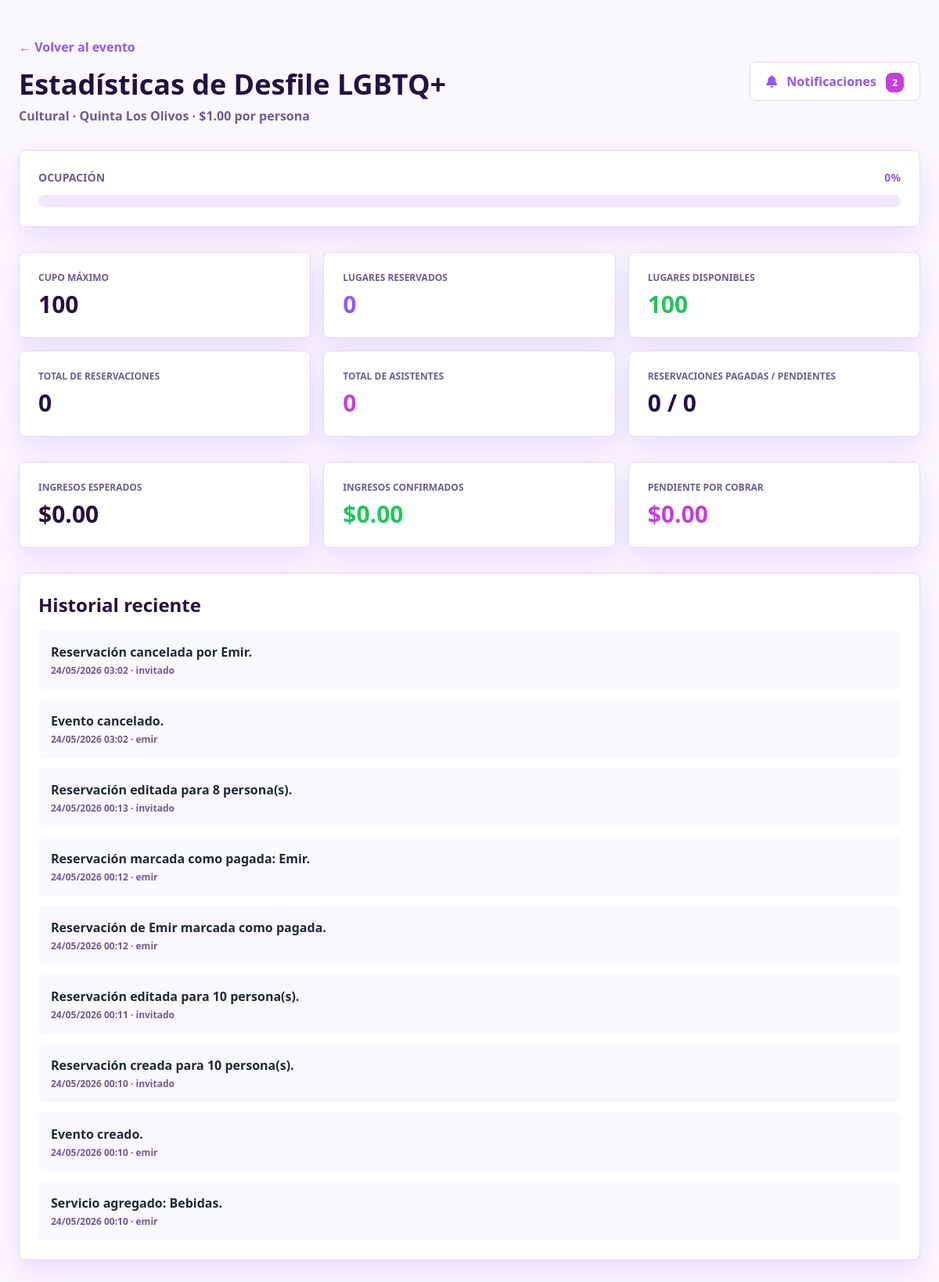
Screenshot of /evento/9/estadisticas/ (signed in) with the database file from the repository.
### web/models.py (models this page shows, shortened)
class Evento(models.Model):
    CATEGORIA_GENERAL = "general"
    CATEGORIA_CONFERENCIA = "conferencia"
    CATEGORIA_TALLER = "taller"
    CATEGORIA_CURSO = "curso"
    CATEGORIA_FIESTA = "fiesta"
    CATEGORIA_DEPORTIVO = "deportivo"
    CATEGORIA_CULTURAL = "cultural"
    CATEGORIA_ACADEMICO = "academico"
    CATEGORIA_EMPRESARIAL = "empresarial"
    CATEGORIA_OTRO = "otro"
    CATEGORIAS = [
        (CATEGORIA_GENERAL, "General"),
        (CATEGORIA_CONFERENCIA, "Conferencia"),
        (CATEGORIA_TALLER, "Taller"),
        (CATEGORIA_CURSO, "Curso"),
        (CATEGORIA_FIESTA, "Fiesta"),
        (CATEGORIA_DEPORTIVO, "Deportivo"),
        (CATEGORIA_CULTURAL, "Cultural"),
        (CATEGORIA_ACADEMICO, "Académico"),
        (CATEGORIA_EMPRESARIAL, "Empresarial"),
        (CATEGORIA_OTRO, "Otro"),
    ]
    organizador = models.ForeignKey(User, on_delete=models.CASCADE)
    nombre_evento = models.CharField(max_length=100)
    lugar = models.CharField(max_length=150)
    fecha_evento = models.DateField()
    cupo_maximo = models.PositiveIntegerField()
    precio_persona = models.DecimalField(max_digits=10, decimal_places=2, default=0)
    categoria = models.CharField(
        max_length=20, choices=CATEGORIAS, default=CATEGORIA_GENERAL
    )
    servicios = models.TextField(blank=True, null=True)
    descripcion = models.TextField(blank=True, null=True)
    codigo_invitacion = models.CharField(
        max_length=20, unique=True, default=generar_codigo_unico
    )
    activo = models.BooleanField(default=True)
    def reservaciones_activas(self):
        return self.reservaciones.exclude(estado=Reservacion.ESTADO_CANCELADA)
    def lugares_reservados(self):
        return (
            self.reservaciones_activas().aggregate(total=models.Sum("numero_personas"))[
                "total"
            ]
            or 0
        )
    def lugares_disponibles(self):
        return max(self.cupo_maximo - self.lugares_reservados(), 0)
    def porcentaje_ocupacion(self):
        if self.cupo_maximo <= 0:
            return 0
        return min(int((self.lugares_reservados() / self.cupo_maximo) * 100), 100)
    def total_reservaciones(self):
        return self.reservaciones_activas().count()
    def total_asistentes(self):
        return (
            self.reservaciones.filter(estado=Reservacion.ESTADO_ASISTIO).aggregate(
                total=models.Sum("numero_personas")
            )["total"]
            or 0
        )
    def total_ingresos_esperados(self):
        return sum(
            (reservacion.total_reservacion() for reservacion in self.reservaciones_activas()),
            Decimal("0.00"),
        )
    def total_ingresos_confirmados(self):
        return sum(
            (
                reservacion.total_reservacion()
                for reservacion in self.reservaciones.filter(
                    estado__in=[
                        Reservacion.ESTADO_PAGADA,
                        Reservacion.ESTADO_ASISTIO,
                    ]
                )
            ),
            Decimal("0.00"),
        )
    def total_pendiente_cobrar(self):
        return max(
            self.total_ingresos_esperados() - self.total_ingresos_confirmados(),
            Decimal("0.00"),
        )
    def reservaciones_pagadas(self):
        return self.reservaciones.filter(
            estado__in=[Reservacion.ESTADO_PAGADA, Reservacion.ESTADO_ASISTIO]
        ).count()
    def reservaciones_pendientes(self):
        return (
            self.reservaciones_activas()
            .exclude(estado__in=[Reservacion.ESTADO_PAGADA, Reservacion.ESTADO_ASISTIO])
            .count()
        )

class ActividadEvento(models.Model):
    evento = models.ForeignKey(
        Evento, on_delete=models.CASCADE, related_name="historial"
    )
    usuario = models.ForeignKey(
        User,
        on_delete=models.SET_NULL,
        null=True,
        blank=True,
        related_name="actividades_eventos",
    )
    mensaje = models.CharField(max_length=255)
    fecha = models.DateTimeField(auto_now_add=True)
    class Meta:
        ordering = ["-fecha"]

### web/views.py (the view)
@login_required(login_url="/login/")
def estadisticas_evento(request, evento_id):
    evento = get_object_or_404(Evento, id=evento_id, organizador=request.user)
    evento = resumen_evento(evento)
    return render(
        request,
        "estadisticas_evento.html",
        {
            "evento": evento,
            "total_reservaciones": evento.total_reservaciones(),
            "total_asistentes": evento.total_asistentes(),
            "total_ingresos_esperados": evento.total_ingresos_esperados(),
            "total_ingresos_confirmados": evento.total_ingresos_confirmados(),
            "total_pendiente_cobrar": evento.total_pendiente_cobrar(),
            "reservaciones_pagadas": evento.reservaciones_pagadas(),
            "reservaciones_pendientes": evento.reservaciones_pendientes(),
            "historial": evento.historial.select_related("usuario")[:20],
            "notificaciones_no_leidas": notificaciones_no_leidas(request.user),
        },
    )

### web/validation.py (called while the page is built)
def form_limits(request):
    return {"FORM_LIMITS": LIMITS}

### web/views.py (called while the page is built)
def notificaciones_no_leidas(usuario):
    if not usuario.is_authenticated:
        return 0
    return usuario.notificaciones.filter(leida=False).count()

def resumen_evento(evento):
    total_reservado = evento.lugares_reservados()
    disponible = evento.lugares_disponibles()
    porcentaje_ocupado = evento.porcentaje_ocupacion()
    evento.total_reservado = total_reservado
    evento.disponible = disponible
    evento.porcentaje_ocupado = porcentaje_ocupado
    evento.total_esperado = evento.total_ingresos_esperados()
    evento.total_pagado = evento.total_ingresos_confirmados()
    evento.total_pendiente = evento.total_pendiente_cobrar()
    evento.reservaciones_pagadas_total = evento.reservaciones_pagadas()
    evento.reservaciones_pendientes_total = evento.reservaciones_pendientes()
    return evento

### templates/estadisticas_evento.html (shortened to what this page needs)
{% extends 'base.html' %}
{% block contenido %}
<div class="min-h-screen bg-gray-50 py-12 px-4">
    <div class="max-w-6xl mx-auto">
        <div class="flex flex-col md:flex-row md:items-center md:justify-between gap-4 mb-8">
            <div>
                <a href="{% url 'detalle_y_reserva' evento.id %}" class="text-indigo-600 font-bold hover:text-pink-500">
                    ← Volver al evento
                </a>
                <h1 class="text-4xl font-black text-gray-900 mt-4">
                    Estadísticas de {{ evento.nombre_evento }}
                </h1>
                <p class="text-gray-500 font-bold mt-2">
                    {{ evento.get_categoria_display }} · {{ evento.lugar }} · ${{ evento.precio_persona }} por persona
                </p>
            </div>
            <a href="{% url 'notificaciones' %}"
                class="relative w-fit bg-white border border-gray-100 text-indigo-600 px-5 py-3 rounded-2xl font-black hover:bg-indigo-600 hover:text-white transition-all">
                <i class="fa fa-bell mr-2"></i>
                Notificaciones
                {% if notificaciones_no_leidas %}
                <span class="ml-2 bg-pink-500 text-white px-2 py-1 rounded-full text-xs">
                    {{ notificaciones_no_leidas }}
                </span>
                {% endif %}
            </a>
        </div>
        <div class="bg-white rounded-[2rem] shadow-sm border border-gray-100 p-6 mb-8">
            <div class="flex justify-between items-center mb-3">
                <p class="text-sm font-black text-gray-500 uppercase">Ocupación</p>
                <p class="text-sm font-black text-indigo-600">{{ evento.porcentaje_ocupado }}%</p>
            </div>
            <div class="h-4 bg-gray-100 rounded-full overflow-hidden">
            </div>
        </div>
        <div class="grid grid-cols-1 md:grid-cols-3 gap-4 mb-8">
            <div class="bg-white rounded-[2rem] border border-gray-100 p-6 shadow-sm">
                <p class="text-xs font-black text-gray-400 uppercase">Cupo máximo</p>
                <p class="text-3xl font-black text-gray-900 mt-2">{{ evento.cupo_maximo }}</p>
            </div>
            <div class="bg-white rounded-[2rem] border border-gray-100 p-6 shadow-sm">
                <p class="text-xs font-black text-gray-400 uppercase">Lugares reservados</p>
                <p class="text-3xl font-black text-indigo-600 mt-2">{{ evento.total_reservado }}</p>
            </div>
            <div class="bg-white rounded-[2rem] border border-gray-100 p-6 shadow-sm">
                <p class="text-xs font-black text-gray-400 uppercase">Lugares disponibles</p>
                <p class="text-3xl font-black text-green-600 mt-2">{{ evento.disponible }}</p>
            </div>
            <div class="bg-white rounded-[2rem] border border-gray-100 p-6 shadow-sm">
                <p class="text-xs font-black text-gray-400 uppercase">Total de reservaciones</p>
                <p class="text-3xl font-black text-gray-900 mt-2">{{ total_reservaciones }}</p>
            </div>
            <div class="bg-white rounded-[2rem] border border-gray-100 p-6 shadow-sm">
                <p class="text-xs font-black text-gray-400 uppercase">Total de asistentes</p>
                <p class="text-3xl font-black text-pink-600 mt-2">{{ total_asistentes }}</p>
            </div>
            <div class="bg-white rounded-[2rem] border border-gray-100 p-6 shadow-sm">
                <p class="text-xs font-black text-gray-400 uppercase">Reservaciones pagadas / pendientes</p>
                <p class="text-3xl font-black text-gray-900 mt-2">
                    {{ reservaciones_pagadas }} / {{ reservaciones_pendientes }}
                </p>
            </div>
        </div>
        <div class="grid grid-cols-1 md:grid-cols-3 gap-4 mb-8">
            <div class="bg-white rounded-[2rem] border border-gray-100 p-6 shadow-sm">
                <p class="text-xs font-black text-gray-400 uppercase">Ingresos esperados</p>
                <p class="text-3xl font-black text-gray-900 mt-2">${{ total_ingresos_esperados }}</p>
            </div>
            <div class="bg-white rounded-[2rem] border border-gray-100 p-6 shadow-sm">
                <p class="text-xs font-black text-gray-400 uppercase">Ingresos confirmados</p>
                <p class="text-3xl font-black text-green-600 mt-2">${{ total_ingresos_confirmados }}</p>
            </div>
            <div class="bg-white rounded-[2rem] border border-gray-100 p-6 shadow-sm">
                <p class="text-xs font-black text-gray-400 uppercase">Pendiente por cobrar</p>
                <p class="text-3xl font-black text-pink-600 mt-2">${{ total_pendiente_cobrar }}</p>
            </div>
        </div>
        <section class="bg-white rounded-[2rem] border border-gray-100 p-6 shadow-sm">
            <h2 class="text-2xl font-black text-gray-900 mb-4">Historial reciente</h2>
            <div class="space-y-3">
                {% for actividad in historial %}
                <div class="bg-gray-50 rounded-2xl p-4">
                    <p class="font-bold text-gray-800">{{ actividad.mensaje }}</p>
                    <p class="text-xs text-gray-400 font-bold mt-1">
                        {{ actividad.fecha|date:"d/m/Y H:i" }}
                        {% if actividad.usuario %} · {{ actividad.usuario.username }}{% endif %}
                    </p>
                </div>
                {% empty %}
                <p class="text-gray-500 font-bold">Aún no hay actividad registrada.</p>
                {% endfor %}
            </div>
        </section>
    </div>
</div>
{% endblock %}

### static/app.css (style rules this page uses)
:root { --color-bg: #fbf7ff; --color-surface: #ffffff; --color-surface-muted: #f1e8ff; --color-border: #e5d7ff; --color-text: #23113f; --color-muted: #6e5d8f; --color-primary: #8b5cf6; --color-primary-dark: #7c3aed; --color-accent: #c53fda; --color-blue: #38bdf8; --color-success: #22c55e; --color-danger: #e11d48; --shadow-soft: 0 14px 34px rgba(139, 92, 246, 0.16); --radius: 8px; }
html { color: var(--color-text); }
body { background: var(--color-bg); }
.rounded-xl, .rounded-2xl, .rounded-3xl, .rounded-\[2rem\], .rounded-\[2\.5rem\], .rounded-full { border-radius: var(--radius) !important; }
.bg-gray-50, .bg-slate-50 { background-color: var(--color-bg) !important; }
.bg-white, .bg-white\/80, .bg-white\/90, .bg-white\/95 { background-color: var(--color-surface) !important; }
.bg-gray-100, .bg-indigo-50, .bg-pink-50, .bg-yellow-50, .bg-green-50, .bg-emerald-50, .bg-blue-50, .bg-purple-50, .bg-red-50 { background-color: var(--color-surface-muted) !important; }
.text-gray-900, .text-gray-950, .text-indigo-950 { color: var(--color-text) !important; }
.text-gray-400, .text-gray-500, .text-gray-600 { color: var(--color-muted) !important; }
.text-indigo-600, .text-indigo-500, .text-indigo-400, .text-blue-600, .text-purple-600 { color: var(--color-primary) !important; }
.text-pink-600, .text-pink-500, .text-red-600 { color: var(--color-accent) !important; }
.text-green-600, .text-emerald-600 { color: var(--color-success) !important; }
.bg-pink-500, .bg-red-600, .hover\:bg-pink-500:hover, .hover\:bg-red-600:hover { background-color: var(--color-accent) !important; }
.border-gray-100, .border-gray-200, .border-indigo-100, .border-pink-100, .border-white\/20, .border-white\/30 { border-color: var(--color-border) !important; }
.shadow-sm, .shadow-xl, .shadow-2xl, .shadow-lg { box-shadow: var(--shadow-soft) !important; }
button, a { overflow-wrap: anywhere; }

### rows the page displays
Evento: nombre_evento "Desfile LGBTQ+", categoria "Cultural", lugar "Quinta Los Olivos", precio_persona "1.00", porcentaje_ocupado "0", cupo_maximo "100", total_reservado "0", disponible "100"
ActividadEvento: mensaje "Reservación cancelada por Emir.", fecha "24/05/2026 03:02", usuario.username "invitado"
ActividadEvento: mensaje "Evento cancelado.", fecha "24/05/2026 03:02", usuario.username "emir"
ActividadEvento: mensaje "Reservación editada para 8 persona(s).", fecha "24/05/2026 00:13", usuario.username "invitado"
ActividadEvento: mensaje "Reservación marcada como pagada: Emir.", fecha "24/05/2026 00:12", usuario.username "emir"
ActividadEvento: mensaje "Reservación de Emir marcada como pagada.", fecha "24/05/2026 00:12", usuario.username "emir"
ActividadEvento: mensaje "Reservación editada para 10 persona(s).", fecha "24/05/2026 00:11", usuario.username "invitado"
ActividadEvento: mensaje "Reservación creada para 10 persona(s).", fecha "24/05/2026 00:10", usuario.username "invitado"
ActividadEvento: mensaje "Evento creado.", fecha "24/05/2026 00:10", usuario.username "emir"
ActividadEvento: mensaje "Servicio agregado: Bebidas.", fecha "24/05/2026 00:10", usuario.username "emir"

### other values shown
{{ notificaciones_no_leidas }} "2"
{{ total_reservaciones }} "0"
{{ total_asistentes }} "0"
{{ reservaciones_pagadas }} "0"
{{ reservaciones_pendientes }} "0"
{{ total_ingresos_esperados }} "0.00"
{{ total_ingresos_confirmados }} "0.00"
{{ total_pendiente_cobrar }} "0.00"
